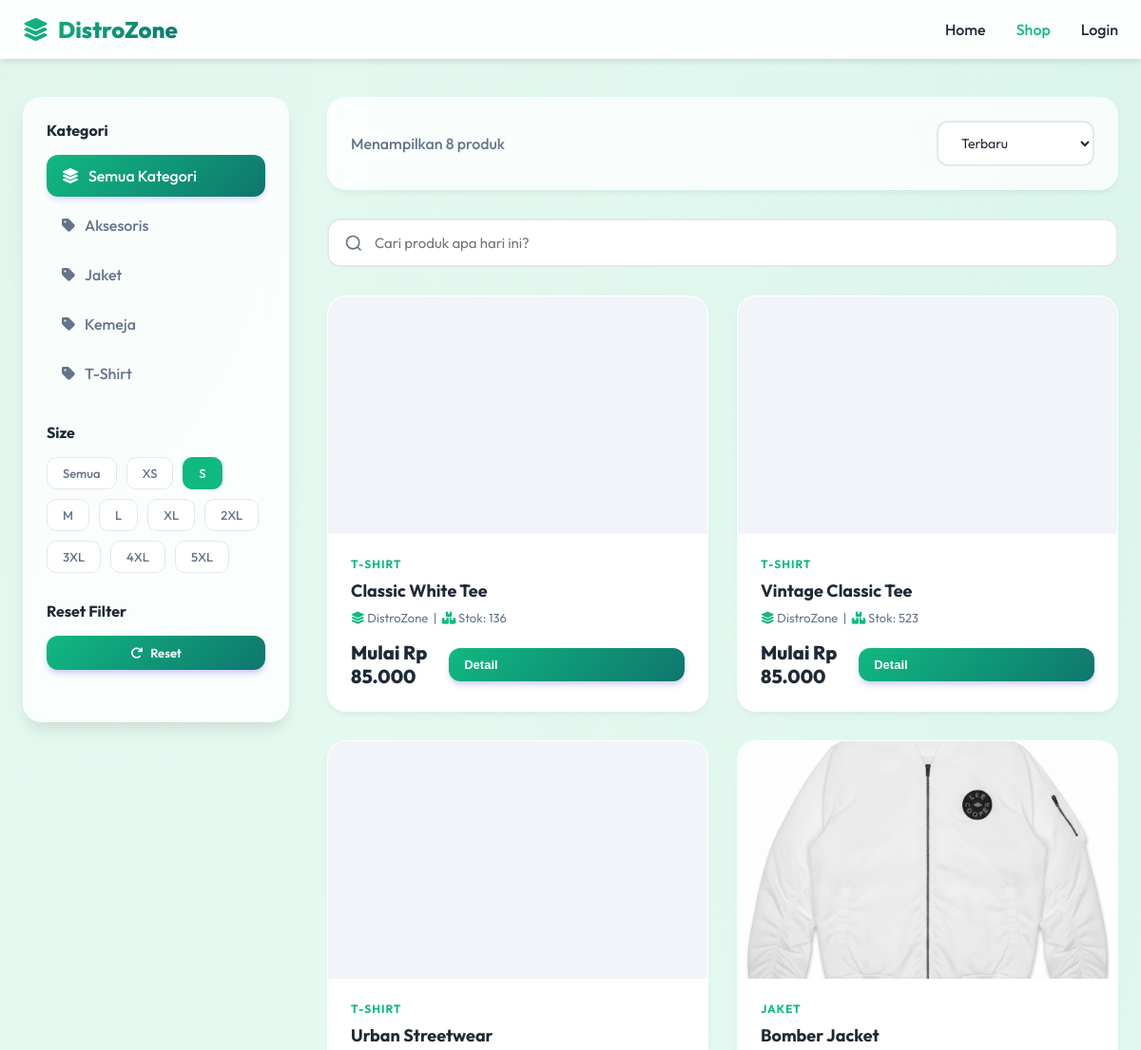
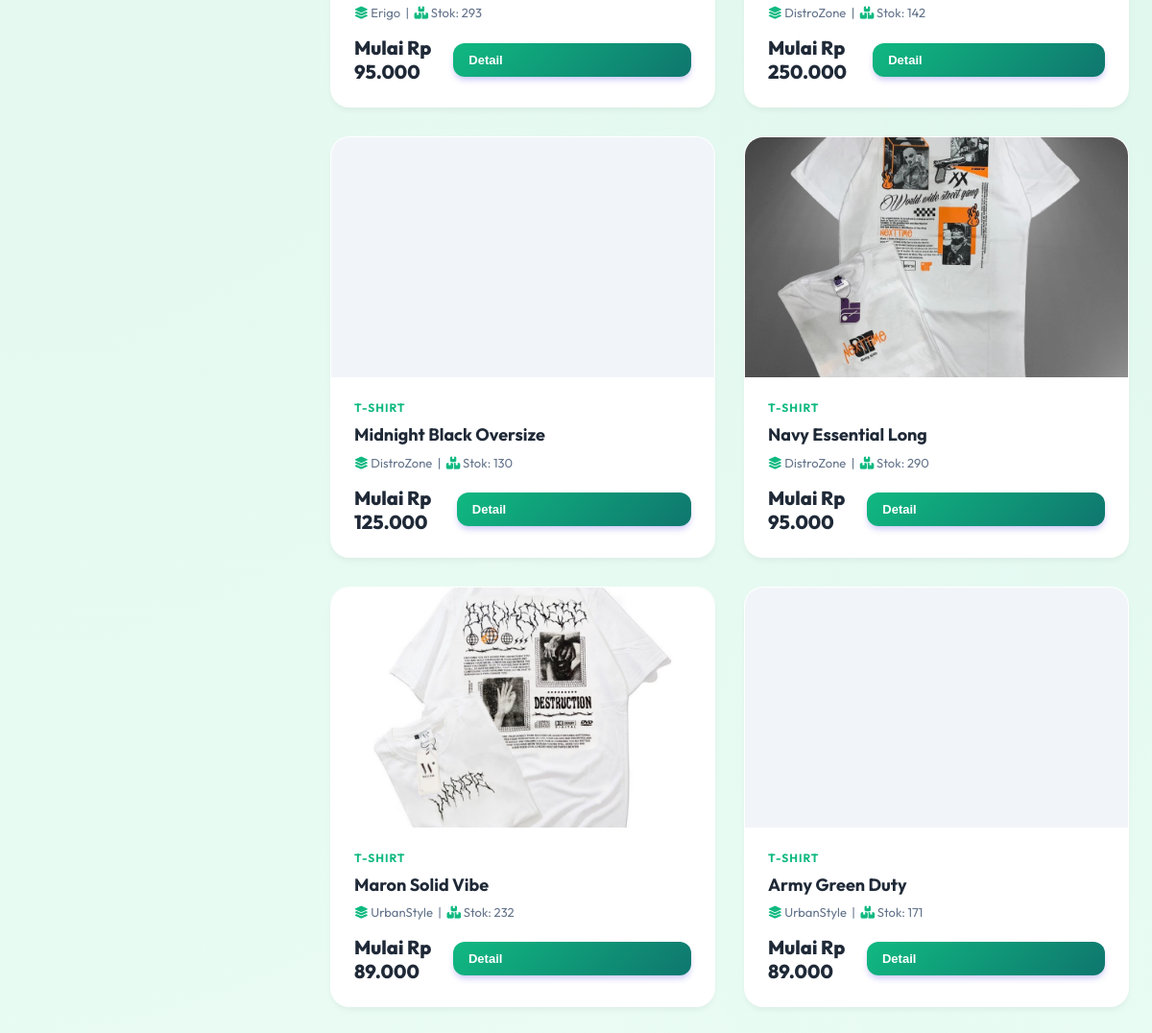
/customer/shop.php?size=S, run on the app's committed database (2 pictures, top to bottom).
### tables this page shows
CREATE TABLE `kategori` (
  `id` int(11) NOT NULL,
  `nama_kategori` varchar(50) NOT NULL,
  `slug` varchar(50) NOT NULL
);

CREATE TABLE `kaos_master` (
  `id` int(11) NOT NULL,
  `nama_kaos` varchar(100) NOT NULL,
  `merek` varchar(50) DEFAULT NULL,
  `kategori_id` int(11) DEFAULT NULL,
  `type_kaos` enum('Lengan Panjang','Lengan Pendek') DEFAULT 'Lengan Pendek',
  `deskripsi` text DEFAULT NULL,
  `foto_utama` varchar(255) DEFAULT NULL,
  `created_at` timestamp NOT NULL DEFAULT current_timestamp(),
  `updated_at` timestamp NOT NULL DEFAULT current_timestamp() ON UPDATE current_timestamp()
);

### customer/shop.php (the view, shortened to what this page needs)
<?php
function clean_input($data) {
    return htmlspecialchars(stripslashes(trim($data)));
}
function format_rupiah($angka) {
    return 'Rp ' . number_format($angka, 0, ',', '.');
}
try {
    $db = new Database();
    $conn = $db->getConnection();
} catch(Exception $e) {
    die("Koneksi database gagal: " . $e->getMessage());
}
$search = isset($_GET['search']) ? clean_input($_GET['search']) : '';
$kategori = isset($_GET['kategori']) ? intval($_GET['kategori']) : 0;
$size = isset($_GET['size']) ? clean_input($_GET['size']) : '';
$sort = isset($_GET['sort']) ? clean_input($_GET['sort']) : 'terbaru';
$query = "SELECT k.*, kat.nama_kategori, MIN(v.harga) as harga, SUM(v.stok) as total_stok
          FROM kaos_master k
          LEFT JOIN kategori kat ON k.kategori_id = kat.id
          JOIN kaos_varian v ON k.id = v.kaos_master_id
          WHERE 1=1";
$params = [];
if (!empty($size)) {
    $query .= " AND EXISTS (SELECT 1 FROM kaos_varian v2 WHERE v2.kaos_master_id = k.id AND v2.size = :size)";
    $params[':size'] = $size;
}
$query .= " GROUP BY k.id HAVING total_stok > 0";
switch($sort) {
    default:
        $query .= " ORDER BY k.created_at DESC";
}
try {
    $stmt = $conn->prepare($query);
    $stmt->execute($params);
    $products = $stmt->fetchAll(PDO::FETCH_ASSOC);
} catch(PDOException $e) {
    $products = [];
}
try {
    $stmt_kat = $conn->query("SELECT * FROM kategori ORDER BY nama_kategori");
    $categories = $stmt_kat->fetchAll(PDO::FETCH_ASSOC);
} catch(PDOException $e) {
    $categories = [];
}
$cart_count = 0;
?>
<!DOCTYPE html>
<html lang="id">
<head>
    <link rel="stylesheet" href="https://cdnjs.cloudflare.com/ajax/libs/font-awesome/6.4.0/css/all.min.css">
</head>
<body>
    <nav class="navbar">
        <div class="navbar-content">
            <a href="index.php" class="logo" style="display: flex; align-items: center; gap: 10px;">
                <i class="fas fa-layer-group"></i>
                DistroZone
            </a>
            <div class="nav-links">
                <a href="index.php">Home</a>
                <a href="shop.php" class="active">Shop</a>
                <?php if(isset($_SESSION['user_id'])): ?>
                    <a href="cart.php" class="cart-icon">
                        <i class="fas fa-shopping-bag"></i>
                        <?php if($cart_count > 0): ?>
                            <span class="cart-badge"><?php echo $cart_count; ?></span>
                        <?php endif; ?>
                    </a>
                    <a href="orders.php" title="Pesanan Saya"><i class="fas fa-box"></i></a>
                    <a href="settings.php" title="Pengaturan"><i class="fas fa-cog"></i></a>
                    <a href="../auth/logout.php" class="btn">Logout</a>
                <?php else: ?>
                    <a href="../auth/login.php" class="btn">Login</a>
                <?php endif; ?>
            </div>
        </div>
    </nav>
    <div class="container">
        <div class="shop-layout">
            <aside class="filters-sidebar">
                <div class="filter-section">
                    <h3 class="filter-title">Kategori</h3>
                    <a href="shop.php" class="filter-option <?php echo $kategori == 0 ? 'active' : ''; ?>">
                        <i class="fas fa-layer-group"></i> Semua Kategori
                    </a>
                    <?php foreach($categories as $kat): ?>
                        <a href="?kategori=<?php echo $kat['id']; ?><?php echo !empty($size) ? '&size='.$size : ''; ?><?php echo !empty($search) ? '&search='.urlencode($search) : ''; ?>"
                           class="filter-option <?php echo $kategori == $kat['id'] ? 'active' : ''; ?>">
                            <i class="fas fa-tag"></i> <?php echo htmlspecialchars($kat['nama_kategori']); ?>
                        </a>
                    <?php endforeach; ?>
                </div>
                <div class="filter-section">
                    <h3 class="filter-title">Size</h3>
                    <div class="filter-buttons">
                        <a href="shop.php<?php echo $kategori > 0 ? '?kategori='.$kategori : ''; ?><?php echo !empty($search) ? (($kategori > 0 ? '&' : '?').'search='.urlencode($search)) : ''; ?>"
                           class="filter-btn <?php echo empty($size) ? 'active' : ''; ?>">
                            Semua
                        </a>
                        <?php
                        $sizes = ['XS', 'S', 'M', 'L', 'XL', '2XL', '3XL', '4XL', '5XL'];
                        foreach($sizes as $s): ?>
                            <a href="?size=<?php echo $s; ?><?php echo $kategori > 0 ? '&kategori='.$kategori : ''; ?><?php echo !empty($search) ? '&search='.urlencode($search) : ''; ?>"
                               class="filter-btn <?php echo $size == $s ? 'active' : ''; ?>">
                                <?php echo $s; ?>
                            </a>
                        <?php endforeach; ?>
                    </div>
                </div>
                <div class="filter-section">
                    <h3 class="filter-title">Reset Filter</h3>
                    <a href="shop.php" class="btn-add-cart" style="justify-content: center; text-decoration: none;">
                        <i class="fas fa-redo"></i> Reset
                    </a>
                </div>
            </aside>
            <div class="products-area">
                <div class="shop-header">
                    <div class="results-count" style="color: #64748B; font-weight: 500;">
                        Menampilkan <?php echo count($products); ?> produk
                    </div>
                    <form method="GET" style="display: flex; gap: 12px; align-items: center; flex: 1; justify-content: flex-end;">
                        <select name="sort" class="sort-select" onchange="this.form.submit()">
                            <option value="terbaru" <?php echo $sort == 'terbaru' ? 'selected' : ''; ?>>Terbaru</option>
                        </select>
                    </form>
                </div>
                <form method="GET" style="margin-bottom: 30px;">
                    <input type="text" name="search" class="search-bar"
                           placeholder="Cari produk apa hari ini?"
                           value="<?php echo htmlspecialchars($search); ?>">
                </form>
                <?php if(empty($products)): ?>
                    <div class="empty-state">
                        <i class="fas fa-search" style="font-size: 64px; color: #CBD5E1; margin-bottom: 20px;"></i>
                        <h3>Produk Tidak Ditemukan</h3>
                        <p>Coba kata kunci lain atau reset filter Anda.</p>
                        <a href="shop.php" class="btn-add-cart" style="display: inline-block; text-decoration: none; padding: 12px 24px;">Lihat Semua Produk</a>
                    </div>
                <?php else: ?>
                    <div class="products-grid">
                        <?php foreach($products as $product): ?>
                        <div class="product-card">
                            <div class="product-image" style="background-image: url('../<?php echo !empty($product['foto_utama']) ? htmlspecialchars($product['foto_utama']) : 'assets/img/no-image.jpg'; ?>');">
                            </div>
                            <div class="product-info">
                                <div class="product-category"><?php echo htmlspecialchars($product['nama_kategori']); ?></div>
                                <div class="product-name"><?php echo htmlspecialchars($product['nama_kaos']); ?></div>
                                <div class="product-meta">
                                    <i class="fas fa-layer-group" style="color: var(--primary);"></i> <?php echo htmlspecialchars($product['merek']); ?>
                                    &nbsp;|&nbsp;
                                    <i class="fas fa-boxes" style="color: var(--primary);"></i> Stok: <?php echo htmlspecialchars($product['total_stok']); ?>
                                </div>
                                <div class="product-footer">
                                    <div class="product-price">Mulai <?php echo format_rupiah($product['harga']); ?></div>
                                    <button onclick='openQuickView(<?php echo json_encode($product); ?>)' class="btn-add-cart" style="text-decoration: none; border: none; cursor: pointer; width: 100%;">
                                        Detail
                                    </button>
                                </div>
                            </div>
                        </div>
                        <?php endforeach; ?>
                    </div>
                <?php endif; ?>
            </div>
        </div>
    </div>
</body>
</html>

### data on the page
kategori: nama_kategori "Aksesoris"
kategori: nama_kategori "Jaket"
kategori: nama_kategori "Kemeja"
kategori: nama_kategori "T-Shirt"
kaos_master: kategori.nama_kategori "T-SHIRT", nama_kaos "Classic White Tee", merek "DistroZone", total_stok "136", harga "Rp 85.000"
kaos_master: kategori.nama_kategori "T-SHIRT", nama_kaos "Vintage Classic Tee", merek "DistroZone", total_stok "523", harga "Rp 85.000"
kaos_master: kategori.nama_kategori "T-SHIRT", nama_kaos "Urban Streetwear", merek "Erigo", total_stok "293", harga "Rp 95.000"
kaos_master: foto_utama (picture), kategori.nama_kategori "JAKET", nama_kaos "Bomber Jacket", merek "DistroZone", total_stok "142", harga "Rp 250.000"
kaos_master: kategori.nama_kategori "T-SHIRT", nama_kaos "Midnight Black Oversize", merek "DistroZone", total_stok "130", harga "Rp 125.000"
kaos_master: foto_utama (picture), kategori.nama_kategori "T-SHIRT", nama_kaos "Navy Essential Long", merek "DistroZone", total_stok "290", harga "Rp 95.000"
kaos_master: foto_utama (picture), kategori.nama_kategori "T-SHIRT", nama_kaos "Maron Solid Vibe", merek "UrbanStyle", total_stok "232", harga "Rp 89.000"
kaos_master: kategori.nama_kategori "T-SHIRT", nama_kaos "Army Green Duty", merek "UrbanStyle", total_stok "171", harga "Rp 89.000"

### other printed values
$s "XS"
$s "S"
$s "M"
$s "L"
$s "XL"
$s "2XL"
$s "3XL"
$s "4XL"
$s "5XL"
count($products) "8"
